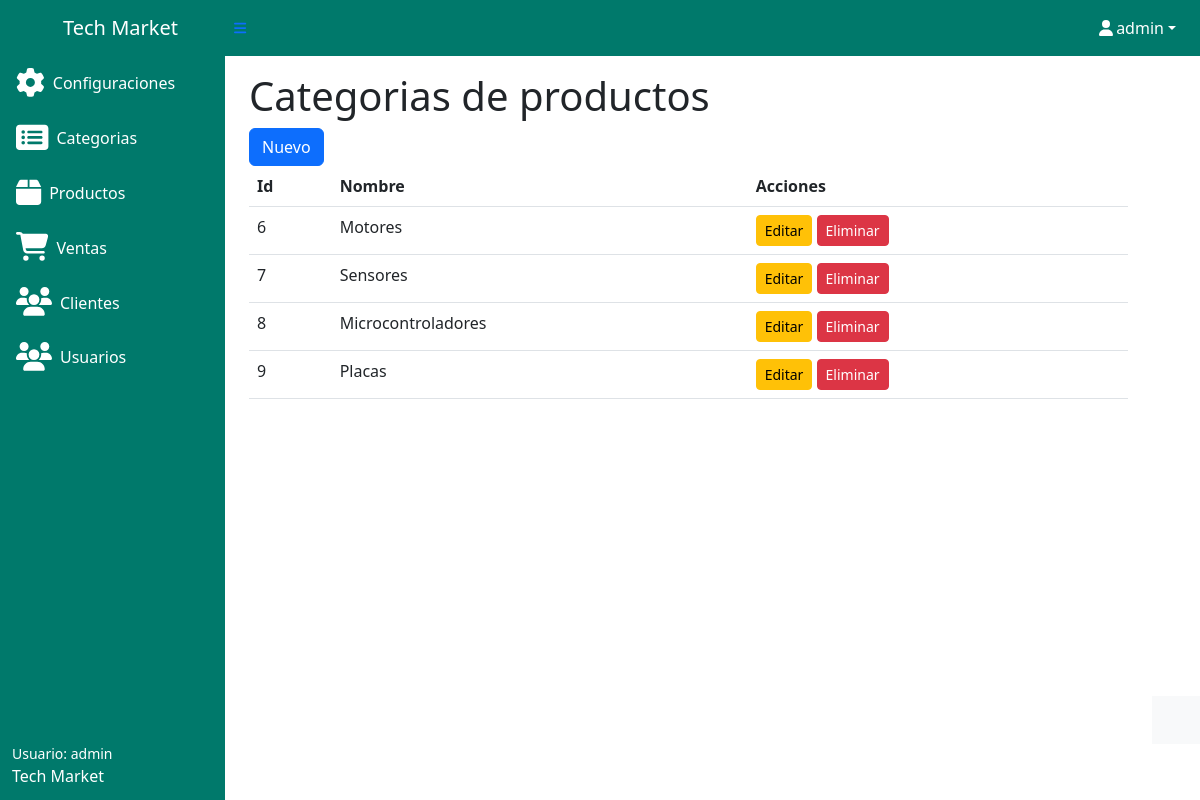
Screenshot of /admin/categorias/index.php (signed in) with the database file from the repository.
### tables this page shows
CREATE TABLE `categorias` (
  `id` int(11) NOT NULL,
  `nombre` varchar(50) NOT NULL,
  `activo` tinyint(4) NOT NULL DEFAULT 1
);

### admin/categorias/index.php (the view, shortened to what this page needs)
<?php
require_once '../header.php';
$db = new Database();
$con = $db->conectar();
$sql = "SELECT id, nombre FROM categorias WHERE activo =1";
$resultado = $con->query($sql);
$categorias = $resultado->fetchAll(PDO::FETCH_ASSOC);
?>
<main>
    <div class="container-fluid px-4">
        <h1 class="mt-3">Categorias de productos</h1>
        <a href="nuevo.php" class="btn btn-primary">Nuevo</a>
        <div class="table-responsive">
            <table id="categoria" class="table table-hover">
                <thead>
                    <tr>
                        <th>Id</th>
                        <th>Nombre</th>
                        <th>Acciones</th>
                    </tr>
                </thead>
                <tbody>
                    <?php foreach ($categorias as $cat) { ?>
                        <tr>
                            <td><?php echo $cat['id']; ?></td>
                            <td><?php echo $cat['nombre']; ?></td>
                            <td>
                                <a class="btn btn-warning btn-sm" href="edita.php?id=<?php echo $cat['id']; ?>">Editar</a>
                                <button type="button" class="btn btn-danger btn-sm" data-bs-toggle="modal" data-bs-target="#modalElimina" data-bs-id="<?php echo $cat['id']; ?>">Eliminar</button>
                            </td>
                        </tr>
                    <?php } ?>
                </tbody>
            </table>
        </div>
    </div>
</main>
<?php require_once '../footer.php' ?>

### rows the page displays
categorias: id "6", nombre "Motores"
categorias: id "7", nombre "Sensores"
categorias: id "8", nombre "Microcontroladores"
categorias: id "9", nombre "Placas"

### other values shown
$_SESSION['user_name'] "admin"
